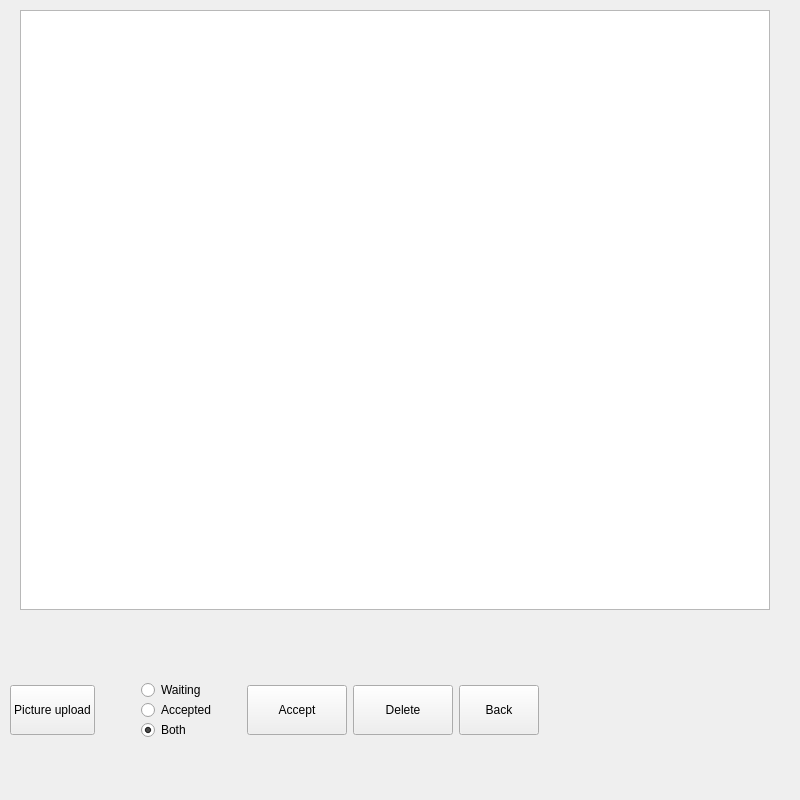
<?xml version="1.0" encoding="UTF-8"?>
<ui version="4.0">
 <class>adminwindow</class>
 <widget class="QWidget" name="adminwindow">
  <property name="geometry">
   <rect>
    <x>0</x>
    <y>0</y>
    <width>800</width>
    <height>800</height>
   </rect>
  </property>
  <property name="minimumSize">
   <size>
    <width>800</width>
    <height>800</height>
   </size>
  </property>
  <property name="maximumSize">
   <size>
    <width>800</width>
    <height>800</height>
   </size>
  </property>
  <property name="windowTitle">
   <string>ADMINPANEL</string>
  </property>
  <property name="layoutDirection">
   <enum>Qt::LeftToRight</enum>
  </property>
  <layout class="QGridLayout" name="gridLayout_2">
   <property name="leftMargin">
    <number>0</number>
   </property>
   <property name="topMargin">
    <number>0</number>
   </property>
   <property name="rightMargin">
    <number>0</number>
   </property>
   <property name="bottomMargin">
    <number>0</number>
   </property>
   <item row="0" column="0">
    <widget class="QStackedWidget" name="stackedWidget">
     <property name="maximumSize">
      <size>
       <width>16777215</width>
       <height>16777215</height>
      </size>
     </property>
     <property name="currentIndex">
      <number>1</number>
     </property>
     <widget class="QWidget" name="admin_eventlist">
      <property name="minimumSize">
       <size>
        <width>800</width>
        <height>800</height>
       </size>
      </property>
      <property name="maximumSize">
       <size>
        <width>800</width>
        <height>800</height>
       </size>
      </property>
      <widget class="QTableWidget" name="event_list">
       <property name="enabled">
        <bool>true</bool>
       </property>
       <property name="geometry">
        <rect>
         <x>10</x>
         <y>20</y>
         <width>500</width>
         <height>750</height>
        </rect>
       </property>
       <property name="sizePolicy">
        <sizepolicy hsizetype="Fixed" vsizetype="Fixed">
         <horstretch>0</horstretch>
         <verstretch>0</verstretch>
        </sizepolicy>
       </property>
       <property name="minimumSize">
        <size>
         <width>500</width>
         <height>750</height>
        </size>
       </property>
       <property name="maximumSize">
        <size>
         <width>400</width>
         <height>350</height>
        </size>
       </property>
       <property name="contextMenuPolicy">
        <enum>Qt::NoContextMenu</enum>
       </property>
       <property name="acceptDrops">
        <bool>false</bool>
       </property>
       <property name="layoutDirection">
        <enum>Qt::LeftToRight</enum>
       </property>
       <property name="verticalScrollBarPolicy">
        <enum>Qt::ScrollBarAlwaysOff</enum>
       </property>
       <property name="horizontalScrollBarPolicy">
        <enum>Qt::ScrollBarAlwaysOff</enum>
       </property>
       <property name="sizeAdjustPolicy">
        <enum>QAbstractScrollArea::AdjustIgnored</enum>
       </property>
       <property name="autoScroll">
        <bool>false</bool>
       </property>
       <property name="editTriggers">
        <set>QAbstractItemView::NoEditTriggers</set>
       </property>
       <property name="tabKeyNavigation">
        <bool>false</bool>
       </property>
       <property name="showDropIndicator" stdset="0">
        <bool>false</bool>
       </property>
       <property name="dragDropOverwriteMode">
        <bool>false</bool>
       </property>
       <property name="selectionMode">
        <enum>QAbstractItemView::MultiSelection</enum>
       </property>
       <property name="selectionBehavior">
        <enum>QAbstractItemView::SelectRows</enum>
       </property>
       <property name="textElideMode">
        <enum>Qt::ElideLeft</enum>
       </property>
       <property name="verticalScrollMode">
        <enum>QAbstractItemView::ScrollPerPixel</enum>
       </property>
       <property name="horizontalScrollMode">
        <enum>QAbstractItemView::ScrollPerPixel</enum>
       </property>
       <property name="showGrid">
        <bool>false</bool>
       </property>
       <property name="gridStyle">
        <enum>Qt::SolidLine</enum>
       </property>
       <property name="wordWrap">
        <bool>false</bool>
       </property>
       <property name="cornerButtonEnabled">
        <bool>false</bool>
       </property>
       <property name="rowCount">
        <number>0</number>
       </property>
       <property name="columnCount">
        <number>4</number>
       </property>
       <attribute name="horizontalHeaderVisible">
        <bool>false</bool>
       </attribute>
       <attribute name="horizontalHeaderCascadingSectionResizes">
        <bool>false</bool>
       </attribute>
       <attribute name="horizontalHeaderDefaultSectionSize">
        <number>250</number>
       </attribute>
       <attribute name="horizontalHeaderHighlightSections">
        <bool>false</bool>
       </attribute>
       <attribute name="horizontalHeaderMinimumSectionSize">
        <number>250</number>
       </attribute>
       <attribute name="horizontalHeaderShowSortIndicator" stdset="0">
        <bool>false</bool>
       </attribute>
       <attribute name="horizontalHeaderStretchLastSection">
        <bool>false</bool>
       </attribute>
       <attribute name="verticalHeaderVisible">
        <bool>false</bool>
       </attribute>
       <attribute name="verticalHeaderHighlightSections">
        <bool>false</bool>
       </attribute>
       <attribute name="verticalHeaderStretchLastSection">
        <bool>false</bool>
       </attribute>
       <column>
        <property name="text">
         <string>Event name</string>
        </property>
        <property name="textAlignment">
         <set>AlignCenter</set>
        </property>
        <property name="background">
         <color>
          <red>0</red>
          <green>100</green>
          <blue>0</blue>
         </color>
        </property>
       </column>
       <column>
        <property name="text">
         <string>Date</string>
        </property>
        <property name="textAlignment">
         <set>AlignCenter</set>
        </property>
       </column>
       <column>
        <property name="text">
         <string>Not accepted images</string>
        </property>
       </column>
       <column>
        <property name="text">
         <string>not so hidden column</string>
        </property>
       </column>
      </widget>
      <widget class="QWidget" name="gridLayoutWidget">
       <property name="geometry">
        <rect>
         <x>550</x>
         <y>20</y>
         <width>221</width>
         <height>751</height>
        </rect>
       </property>
       <layout class="QVBoxLayout" name="verticalLayout_2">
        <item>
         <widget class="QPushButton" name="event_refresh">
          <property name="text">
           <string>Refresh list</string>
          </property>
         </widget>
        </item>
        <item>
         <widget class="QPushButton" name="event_add">
          <property name="text">
           <string>Add</string>
          </property>
         </widget>
        </item>
        <item>
         <spacer name="verticalSpacer_3">
          <property name="orientation">
           <enum>Qt::Vertical</enum>
          </property>
          <property name="sizeHint" stdset="0">
           <size>
            <width>20</width>
            <height>40</height>
           </size>
          </property>
         </spacer>
        </item>
        <item>
         <widget class="QPushButton" name="event_accept">
          <property name="text">
           <string>Accept</string>
          </property>
         </widget>
        </item>
        <item>
         <widget class="QPushButton" name="event_delete">
          <property name="text">
           <string>Delete</string>
          </property>
         </widget>
        </item>
        <item>
         <spacer name="verticalSpacer">
          <property name="orientation">
           <enum>Qt::Vertical</enum>
          </property>
          <property name="sizeHint" stdset="0">
           <size>
            <width>20</width>
            <height>40</height>
           </size>
          </property>
         </spacer>
        </item>
        <item>
         <widget class="QLineEdit" name="event_name">
          <property name="alignment">
           <set>Qt::AlignCenter</set>
          </property>
          <property name="placeholderText">
           <string>Event name</string>
          </property>
         </widget>
        </item>
        <item>
         <widget class="QRadioButton" name="event_accepted">
          <property name="text">
           <string>Accepted</string>
          </property>
         </widget>
        </item>
        <item>
         <widget class="QRadioButton" name="event_notaccepted">
          <property name="text">
           <string>Waiting for validation</string>
          </property>
         </widget>
        </item>
        <item>
         <widget class="QRadioButton" name="event_both">
          <property name="text">
           <string>Both</string>
          </property>
          <property name="checked">
           <bool>true</bool>
          </property>
         </widget>
        </item>
        <item>
         <layout class="QGridLayout" name="gridLayout">
          <property name="sizeConstraint">
           <enum>QLayout::SetFixedSize</enum>
          </property>
          <item row="1" column="1">
           <widget class="QDateEdit" name="date_to">
            <property name="minimumDateTime">
             <datetime>
              <hour>0</hour>
              <minute>0</minute>
              <second>0</second>
              <year>2000</year>
              <month>1</month>
              <day>1</day>
             </datetime>
            </property>
           </widget>
          </item>
          <item row="0" column="1">
           <widget class="QDateEdit" name="date_from">
            <property name="minimumDateTime">
             <datetime>
              <hour>0</hour>
              <minute>0</minute>
              <second>0</second>
              <year>2000</year>
              <month>1</month>
              <day>1</day>
             </datetime>
            </property>
           </widget>
          </item>
          <item row="0" column="0">
           <widget class="QLabel" name="label_from">
            <property name="layoutDirection">
             <enum>Qt::LeftToRight</enum>
            </property>
            <property name="text">
             <string>From</string>
            </property>
            <property name="alignment">
             <set>Qt::AlignCenter</set>
            </property>
           </widget>
          </item>
          <item row="1" column="0">
           <widget class="QLabel" name="lavbel_to">
            <property name="layoutDirection">
             <enum>Qt::LeftToRight</enum>
            </property>
            <property name="text">
             <string>To</string>
            </property>
            <property name="alignment">
             <set>Qt::AlignCenter</set>
            </property>
           </widget>
          </item>
         </layout>
        </item>
        <item>
         <widget class="QPushButton" name="event_filterreset">
          <property name="text">
           <string>Reset</string>
          </property>
         </widget>
        </item>
        <item>
         <spacer name="verticalSpacer_2">
          <property name="orientation">
           <enum>Qt::Vertical</enum>
          </property>
          <property name="sizeType">
           <enum>QSizePolicy::Maximum</enum>
          </property>
          <property name="sizeHint" stdset="0">
           <size>
            <width>20</width>
            <height>300</height>
           </size>
          </property>
         </spacer>
        </item>
        <item>
         <widget class="QPushButton" name="logout_button">
          <property name="text">
           <string>Logout</string>
          </property>
         </widget>
        </item>
        <item>
         <widget class="QPushButton" name="exit_button">
          <property name="text">
           <string>Exit</string>
          </property>
         </widget>
        </item>
       </layout>
      </widget>
     </widget>
     <widget class="QWidget" name="admin_images">
      <property name="sizePolicy">
       <sizepolicy hsizetype="Fixed" vsizetype="Fixed">
        <horstretch>0</horstretch>
        <verstretch>0</verstretch>
       </sizepolicy>
      </property>
      <property name="minimumSize">
       <size>
        <width>800</width>
        <height>800</height>
       </size>
      </property>
      <property name="maximumSize">
       <size>
        <width>800</width>
        <height>800</height>
       </size>
      </property>
      <widget class="QListWidget" name="image_list">
       <property name="geometry">
        <rect>
         <x>20</x>
         <y>10</y>
         <width>750</width>
         <height>600</height>
        </rect>
       </property>
       <property name="sizePolicy">
        <sizepolicy hsizetype="Fixed" vsizetype="Fixed">
         <horstretch>0</horstretch>
         <verstretch>0</verstretch>
        </sizepolicy>
       </property>
       <property name="minimumSize">
        <size>
         <width>750</width>
         <height>600</height>
        </size>
       </property>
       <property name="maximumSize">
        <size>
         <width>750</width>
         <height>600</height>
        </size>
       </property>
       <property name="layoutDirection">
        <enum>Qt::LeftToRight</enum>
       </property>
       <property name="lineWidth">
        <number>1</number>
       </property>
       <property name="verticalScrollBarPolicy">
        <enum>Qt::ScrollBarAsNeeded</enum>
       </property>
       <property name="horizontalScrollBarPolicy">
        <enum>Qt::ScrollBarAsNeeded</enum>
       </property>
       <property name="sizeAdjustPolicy">
        <enum>QAbstractScrollArea::AdjustIgnored</enum>
       </property>
       <property name="autoScroll">
        <bool>false</bool>
       </property>
       <property name="editTriggers">
        <set>QAbstractItemView::NoEditTriggers</set>
       </property>
       <property name="showDropIndicator" stdset="0">
        <bool>false</bool>
       </property>
       <property name="dragDropMode">
        <enum>QAbstractItemView::NoDragDrop</enum>
       </property>
       <property name="defaultDropAction">
        <enum>Qt::IgnoreAction</enum>
       </property>
       <property name="alternatingRowColors">
        <bool>false</bool>
       </property>
       <property name="selectionMode">
        <enum>QAbstractItemView::MultiSelection</enum>
       </property>
       <property name="iconSize">
        <size>
         <width>350</width>
         <height>350</height>
        </size>
       </property>
       <property name="textElideMode">
        <enum>Qt::ElideNone</enum>
       </property>
       <property name="verticalScrollMode">
        <enum>QAbstractItemView::ScrollPerPixel</enum>
       </property>
       <property name="horizontalScrollMode">
        <enum>QAbstractItemView::ScrollPerPixel</enum>
       </property>
       <property name="movement">
        <enum>QListView::Static</enum>
       </property>
       <property name="flow">
        <enum>QListView::LeftToRight</enum>
       </property>
       <property name="isWrapping" stdset="0">
        <bool>true</bool>
       </property>
       <property name="resizeMode">
        <enum>QListView::Adjust</enum>
       </property>
       <property name="layoutMode">
        <enum>QListView::Batched</enum>
       </property>
       <property name="spacing">
        <number>20</number>
       </property>
       <property name="gridSize">
        <size>
         <width>350</width>
         <height>350</height>
        </size>
       </property>
       <property name="viewMode">
        <enum>QListView::IconMode</enum>
       </property>
       <property name="modelColumn">
        <number>0</number>
       </property>
       <property name="uniformItemSizes">
        <bool>true</bool>
       </property>
       <property name="batchSize">
        <number>10</number>
       </property>
       <property name="wordWrap">
        <bool>false</bool>
       </property>
       <property name="selectionRectVisible">
        <bool>false</bool>
       </property>
       <property name="itemAlignment">
        <set>Qt::AlignHCenter</set>
       </property>
       <property name="currentRow">
        <number>-1</number>
       </property>
      </widget>
      <widget class="QWidget" name="horizontalLayoutWidget">
       <property name="geometry">
        <rect>
         <x>0</x>
         <y>680</y>
         <width>801</width>
         <height>108</height>
        </rect>
       </property>
       <layout class="QHBoxLayout" name="horizontalLayout">
        <property name="sizeConstraint">
         <enum>QLayout::SetFixedSize</enum>
        </property>
        <property name="leftMargin">
         <number>10</number>
        </property>
        <property name="rightMargin">
         <number>10</number>
        </property>
        <item>
         <widget class="QPushButton" name="image_upload">
          <property name="enabled">
           <bool>true</bool>
          </property>
          <property name="maximumSize">
           <size>
            <width>100</width>
            <height>50</height>
           </size>
          </property>
          <property name="text">
           <string>Picture upload</string>
          </property>
         </widget>
        </item>
        <item>
         <spacer name="horizontalSpacer">
          <property name="orientation">
           <enum>Qt::Horizontal</enum>
          </property>
          <property name="sizeHint" stdset="0">
           <size>
            <width>40</width>
            <height>20</height>
           </size>
          </property>
         </spacer>
        </item>
        <item>
         <layout class="QVBoxLayout" name="verticalLayout">
          <property name="spacing">
           <number>0</number>
          </property>
          <property name="sizeConstraint">
           <enum>QLayout::SetFixedSize</enum>
          </property>
          <item>
           <widget class="QRadioButton" name="image_waiting">
            <property name="minimumSize">
             <size>
              <width>100</width>
              <height>20</height>
             </size>
            </property>
            <property name="maximumSize">
             <size>
              <width>100</width>
              <height>20</height>
             </size>
            </property>
            <property name="text">
             <string>Waiting</string>
            </property>
           </widget>
          </item>
          <item>
           <widget class="QRadioButton" name="image_accepted">
            <property name="minimumSize">
             <size>
              <width>100</width>
              <height>20</height>
             </size>
            </property>
            <property name="maximumSize">
             <size>
              <width>100</width>
              <height>20</height>
             </size>
            </property>
            <property name="text">
             <string>Accepted</string>
            </property>
           </widget>
          </item>
          <item>
           <widget class="QRadioButton" name="image_both">
            <property name="minimumSize">
             <size>
              <width>100</width>
              <height>20</height>
             </size>
            </property>
            <property name="maximumSize">
             <size>
              <width>100</width>
              <height>20</height>
             </size>
            </property>
            <property name="text">
             <string>Both</string>
            </property>
            <property name="checked">
             <bool>true</bool>
            </property>
           </widget>
          </item>
         </layout>
        </item>
        <item>
         <widget class="QPushButton" name="image_accept">
          <property name="minimumSize">
           <size>
            <width>100</width>
            <height>50</height>
           </size>
          </property>
          <property name="maximumSize">
           <size>
            <width>100</width>
            <height>50</height>
           </size>
          </property>
          <property name="text">
           <string>Accept</string>
          </property>
         </widget>
        </item>
        <item>
         <widget class="QPushButton" name="image_delete">
          <property name="minimumSize">
           <size>
            <width>100</width>
            <height>50</height>
           </size>
          </property>
          <property name="maximumSize">
           <size>
            <width>100</width>
            <height>50</height>
           </size>
          </property>
          <property name="text">
           <string>Delete</string>
          </property>
         </widget>
        </item>
        <item>
         <widget class="QPushButton" name="back">
          <property name="enabled">
           <bool>true</bool>
          </property>
          <property name="minimumSize">
           <size>
            <width>0</width>
            <height>0</height>
           </size>
          </property>
          <property name="maximumSize">
           <size>
            <width>100</width>
            <height>50</height>
           </size>
          </property>
          <property name="text">
           <string>Back</string>
          </property>
         </widget>
        </item>
       </layout>
      </widget>
     </widget>
    </widget>
   </item>
  </layout>
 </widget>
 <resources/>
 <connections/>
</ui>
